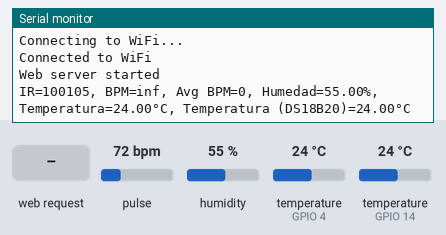
Bench run of a program on a simulated ESP32. On the bench: the last lines printed to the serial monitor. The inputs (shaded band) are chosen by the test bench; at power-on: pulse 72 bpm, humidity 55 %, temperature (sensors on GPIO 4, GPIO 14) 24 °C. WiFi joins after 1.5 s; servers stay silent unless stated.

Above: at 3.2 s.
3.3 s: pulse set to 42 bpm
At 4.7 s:
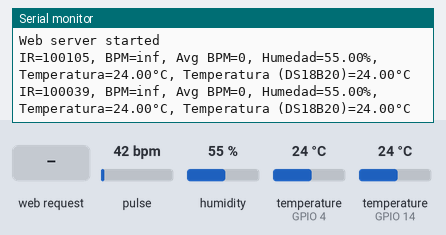
4.8 s: humidity set to 22 %
6.3 s: temperature (sensor on GPIO 4) set to 12 °C
At 6.8 s:
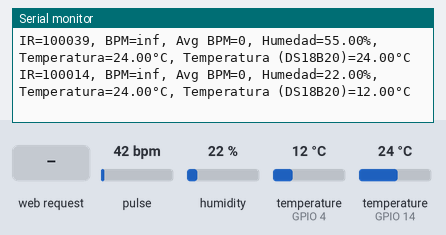
7.8 s: HTTP request GET / received
9.3 s: temperature (sensor on GPIO 14) set to 12 °C
At 10.6 s:
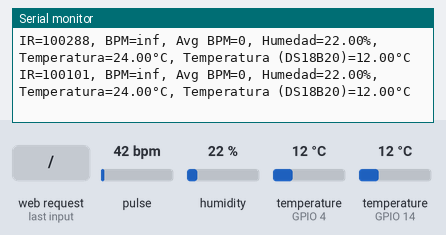
10.8 s: pulse set to 70 bpm
At 12.5 s:
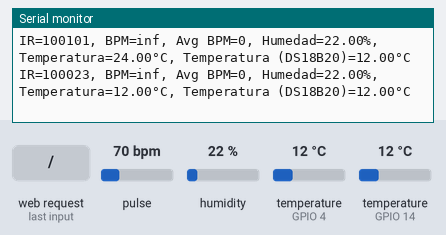
Timing chart, 0 to 13.3 s (numbered marks = the images above; inputs shaded):
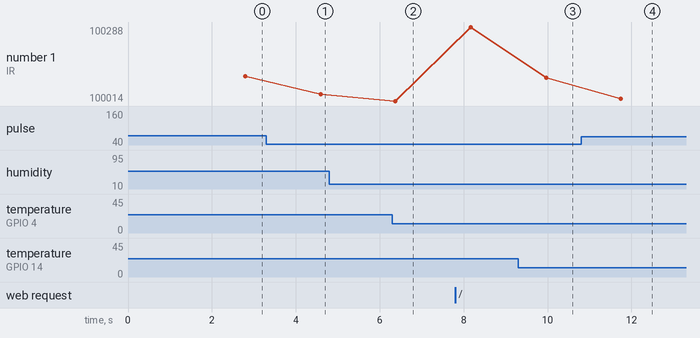

The program:

main.cpp
```cpp
#include <Wire.h>
#include "MAX30105.h"
#include "heartRate.h"
#include <OneWire.h>
#include <DallasTemperature.h>
#include <DHT.h>
#include <WiFi.h>
#include <WebServer.h>

MAX30105 particleSensor;
const byte RATE_SIZE = 4; // Increase this for more averaging. 4 is good.
byte rates[RATE_SIZE];    // Array of heart rates
byte rateSpot = 0;
long lastBeat = 0; // Time at which the last beat occurred
float beatsPerMinute;
int beatAvg;

const char* ssid = "Fibertel WiFi376 2.4GHz";
const char* password = "01423472526";

WebServer server(80);

// DHT11 Temperature and Humidity Sensor
const int DHTPIN = 14;
const int DHTTYPE = DHT11;
DHT dht(DHTPIN, DHTTYPE);

// DS18B20 Temperature Sensor
const int pinDatosDQ = 4;
OneWire oneWireObjeto(pinDatosDQ);
DallasTemperature sensorDS18B20(&oneWireObjeto);
float temperatureDS18B20;

void handleRoot() {
  float h = dht.readHumidity();
  float t = dht.readTemperature();
  float f = dht.readTemperature(true);

  String html = "<html><body>";
  html += "<h1>BPM Actual:</h1>";
  html += "<h2 style='color:";
  html += (beatsPerMinute > 120) ? "red" : "black";
  html += "'>" + String(beatsPerMinute) + "</h2>";
  html += "<h1>BPM Promedio:</h1>";
  html += "<h2>" + String(beatAvg) + "</h2>";
  html += "<h1>Humedad y Temperatura Ambiental:</h1>";
  html += "<h2>Humedad: " + String(h) + "%</h2>";
  html += "<h2>Temperatura: " + String(t) + "°C</h2>";
  html += "<h1>Temperatura Corporal:</h1>";
  html += "<h2>Temperatura: " + String(temperatureDS18B20) + "°C</h2>";
  html += "</body></html>";
  server.send(200, "text/html", html);
}

void setup() {
  Serial.begin(115200);
  Serial.println("Initializing...");

  // Initialize MAX30105 sensor
  if (!particleSensor.begin(Wire, I2C_SPEED_FAST)) {
    Serial.println("MAX30105 was not found. Please check wiring/power.");
    while (1);
  }
  Serial.println("Place your index finger on the sensor with steady pressure.");

  particleSensor.setup();
  particleSensor.setPulseAmplitudeRed(0x0A);
  particleSensor.setPulseAmplitudeGreen(0);

  // Initialize DHT11 sensor
  dht.begin();

  // Initialize DS18B20 sensor
  sensorDS18B20.begin();

  WiFi.begin(ssid, password);
  while (WiFi.status() != WL_CONNECTED) {
    delay(1000);
    Serial.println("Connecting to WiFi...");
  }
  Serial.println("Connected to WiFi");

  server.on("/", handleRoot);
  server.begin();
  Serial.println("Web server started");
}

void loop() {
  server.handleClient();

  long irValue = particleSensor.getIR();

  if (checkForBeat(irValue) == true) {
    lastBeat = millis();
    beatsPerMinute = 60 / ((lastBeat - lastBeat) / 1000.0);

    if (beatsPerMinute < 255 && beatsPerMinute > 20) {
      rates[rateSpot++] = (byte)beatsPerMinute;
      rateSpot %= RATE_SIZE;

      beatAvg = 0;
      for (byte x = 0; x < RATE_SIZE; x++)
        beatAvg += rates[x];
      beatAvg /= RATE_SIZE;
    }
  }

  sensorDS18B20.requestTemperatures();
  temperatureDS18B20 = sensorDS18B20.getTempCByIndex(0);

  Serial.print("IR=");
  Serial.print(irValue);
  Serial.print(", BPM=");
  Serial.print(beatsPerMinute);
  Serial.print(", Avg BPM=");
  Serial.print(beatAvg);

  float h = dht.readHumidity();
  float t = dht.readTemperature();
  float f = dht.readTemperature(true);

  if (isnan(h) || isnan(t) || isnan(f)) {
    Serial.println(" Error en la medición del sensor DHT11");
  } else {
    Serial.print(", Humedad=");
    Serial.print(h);
    Serial.print("%, Temperatura=");
    Serial.print(t);
    Serial.print("°C");
  }

  Serial.print(", Temperatura (DS18B20)=");
  Serial.print(temperatureDS18B20);
  Serial.println("°C");

  if (irValue < 50000)
    Serial.print(" No finger?");

  delay(1000);
}
```

Measured:
- after the input at 3.3 s, the serial monitor: prints a new line after 1.3 s (image 1)
- after the input at 6.3 s, the serial monitor: prints a new line after 0.07 s (image 2)
- after the input at 10.8 s, the serial monitor: prints a new line after 0.95 s (image 4)
- plotted number 1: 100105 → 100039 after the input at 3.3 s, 100101 → 100023 after the input at 10.8 s
